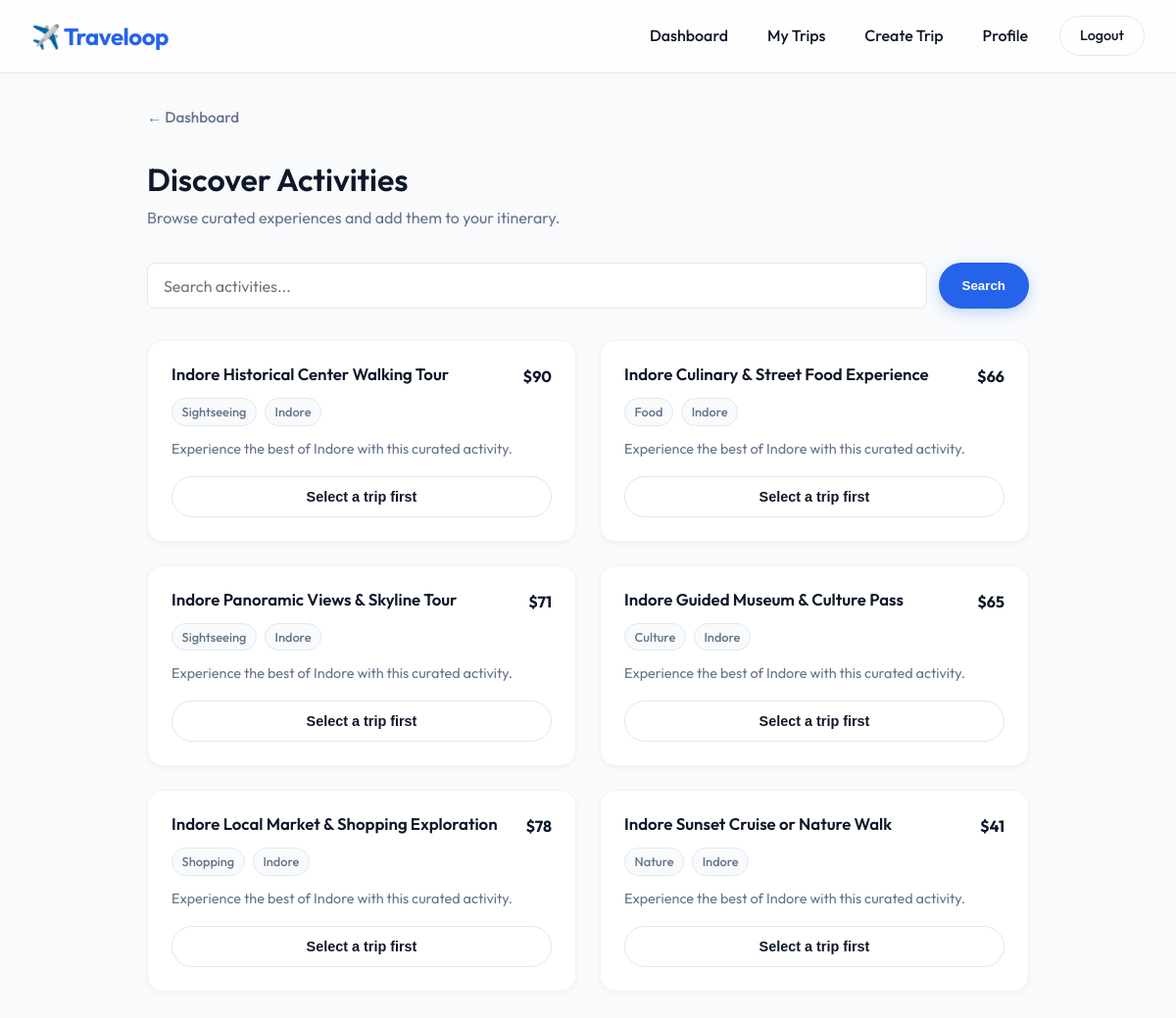
/trips/search/activities (signed in), run on the app's committed database.
### database/models.py (models this page shows)
class Activity(db.Model):
    id = db.Column(db.Integer, primary_key=True)
    city_id = db.Column(db.Integer, db.ForeignKey('city.id'), nullable=False)
    name = db.Column(db.String(100), nullable=False)
    type = db.Column(db.String(50)) # e.g., 'Food', 'Sightseeing'
    cost = db.Column(db.Float)
    duration = db.Column(db.Integer) # in minutes
    description = db.Column(db.Text)
    stop_activities = db.relationship('StopActivity', backref='activity', lazy=True)

### backend/trips.py (the view)
@trips_bp.route('/search/activities')
@login_required
def search_activities():
    stop_id = request.args.get('stop_id', type=int)
    from database.models import Activity, Stop, db
    stop = None
    trip_id = None
    if stop_id:
        stop = Stop.query.get(stop_id)
        if stop:
            trip_id = stop.trip_id
    query = request.args.get('q', '')
    activities = []
    if stop:
        city = stop.city
        existing_activities = Activity.query.filter_by(city_id=city.id).all()
        if len(existing_activities) < 3:
            import random
            templates = [
                ("Historical Center Walking Tour", "Sightseeing"),
                ("Culinary & Street Food Experience", "Food"),
                ("Panoramic Views & Skyline Tour", "Sightseeing"),
                ("Guided Museum & Culture Pass", "Culture"),
                ("Local Market & Shopping Exploration", "Shopping"),
                ("Sunset Cruise or Nature Walk", "Nature")
            ]
            for t_name, t_type in templates:
                act = Activity(
                    city_id=city.id,
                    name=f"{city.name} {t_name}",
                    type=t_type,
                    cost=random.randint(15, 100),
                    duration=random.randint(60, 240),
                    description=f"Experience the best of {city.name} with this curated activity."
                )
                db.session.add(act)
            db.session.commit()
            existing_activities = Activity.query.filter_by(city_id=city.id).all()
        activities = existing_activities
        if query:
            activities = [a for a in activities if query.lower() in a.name.lower()]
    else:
        if query:
            activities = Activity.query.filter(Activity.name.ilike(f'%{query}%')).limit(50).all()
        else:
            activities = Activity.query.limit(50).all()
    return render_template('activity_search.html', activities=activities, query=query, stop_id=stop_id, trip_id=trip_id)

### database/models.py (called while the page is built)
@login_manager.user_loader
def load_user(user_id):
    return User.query.get(int(user_id))

### templates/activity_search.html (shortened to what this page needs)
{% extends "base.html" %}
{% block content %}
<div style="max-width: 900px; margin: 0 auto;">
    <div class="breadcrumb">
        {% if trip_id %}
            <a href="{{ url_for('trips.trip_builder', trip_id=trip_id) }}">← Back to Builder</a>
        {% else %}
            <a href="{{ url_for('trips.dashboard') }}">← Dashboard</a>
        {% endif %}
    </div>
    <h2 style="font-size: 2rem; margin-bottom: 0.5rem;">Discover Activities</h2>
    <p style="color: var(--text-muted); margin-bottom: 2rem;">Browse curated experiences and add them to your itinerary.</p>
    <form method="GET" action="{{ url_for('trips.search_activities') }}" style="display: flex; gap: 0.75rem; margin-bottom: 2rem;">
        <input type="text" name="q" value="{{ query }}" placeholder="Search activities..." class="form-control" style="flex: 1;">
        <button type="submit" class="btn btn-primary">Search</button>
    </form>
    <div class="grid-cards">
        {% if activities %}
            {% for activity in activities %}
                <div class="card">
                    <div style="display: flex; justify-content: space-between; align-items: flex-start; margin-bottom: 0.5rem;">
                        <h4 style="font-size: 1.05rem; flex: 1; padding-right: 0.5rem;">{{ activity.name }}</h4>
                        <span style="font-weight: 700; white-space: nowrap;">${{ "%.0f"|format(activity.cost) }}</span>
                    </div>
                    <div style="display: flex; gap: 0.5rem; margin-bottom: 0.75rem;">
                        <span style="background: var(--bg-main); padding: 0.2rem 0.6rem; border-radius: var(--radius-full); font-size: 0.8rem; font-weight: 500; color: var(--text-muted); border: 1px solid var(--border);">{{ activity.type }}</span>
                        <span style="background: var(--bg-main); padding: 0.2rem 0.6rem; border-radius: var(--radius-full); font-size: 0.8rem; font-weight: 500; color: var(--text-muted); border: 1px solid var(--border);">{{ activity.city.name }}</span>
                    </div>
                    <p style="font-size: 0.9rem; color: var(--text-muted); margin-bottom: 1rem; flex: 1;">{{ activity.description }}</p>
                    {% if stop_id %}
                        <form method="POST" action="{{ url_for('trips.add_activity_to_stop', trip_id=trip_id, stop_id=stop_id) }}" style="margin-top: auto;">
                            <input type="hidden" name="activity_id" value="{{ activity.id }}">
                            <button type="submit" class="btn btn-secondary btn-block" style="font-size: 0.9rem;">+ Add to Trip</button>
                        </form>
                    {% else %}
                        <button class="btn btn-outline btn-block" style="font-size: 0.9rem; margin-top: auto;" disabled>Select a trip first</button>
                    {% endif %}
                </div>
            {% endfor %}
        {% else %}
            <div style="grid-column: 1 / -1; padding: 3rem; text-align: center;">
                <p style="color: var(--text-muted);">No activities found{{ ' matching "' + query + '"' if query else '' }}.</p>
            </div>
        {% endif %}
    </div>
</div>
{% endblock %}

### templates/base.html (shortened to what this page needs)
<!DOCTYPE html>
<html lang="en">
<head>
    <link rel="stylesheet" href="{{ url_for('static', filename='style.css') }}">
</head>
<body>
    {% if current_user.is_authenticated %}
    <nav class="navbar">
        <a href="{{ url_for('trips.dashboard') }}" class="navbar-brand">✈️ Traveloop</a>
        <div class="navbar-links">
            <a href="{{ url_for('trips.dashboard') }}">Dashboard</a>
            <a href="{{ url_for('trips.my_trips') }}">My Trips</a>
            <a href="{{ url_for('trips.create_trip') }}">Create Trip</a>
            <a href="{{ url_for('profile.user_profile') }}">Profile</a>
            <a href="{{ url_for('auth.logout') }}" class="btn btn-outline" style="padding: 0.5rem 1.25rem; font-size: 0.9rem;">Logout</a>
        </div>
    </nav>
    {% endif %}
    <div class="container">
        {% block content %}{% endblock %}
    </div>
</body>
</html>

### static/style.css (style rules this page uses)
:root { --primary: #2563EB; --primary-hover: #1D4ED8; --secondary: #10B981; --secondary-hover: #059669; --danger: #EF4444; --danger-hover: #DC2626; --bg-main: #F8FAFC; --bg-card: #FFFFFF; --bg-nav: #FFFFFF; --text-main: #0F172A; --text-muted: #64748B; --border: #E2E8F0; --border-light: #F1F5F9; --radius-sm: 8px; --radius-md: 16px; --radius-lg: 24px; --radius-full: 9999px; --shadow-sm: 0 2px 4px rgba(15, 23, 42, 0.04); --shadow-md: 0 4px 12px rgba(15, 23, 42, 0.06); --shadow-lg: 0 12px 32px rgba(15, 23, 42, 0.08); }
* { box-sizing: border-box; margin: 0; padding: 0; }
body { font-family: 'Outfit', sans-serif; background-color: var(--bg-main); color: var(--text-main); line-height: 1.6; -webkit-font-smoothing: antialiased; }
a { text-decoration: none; color: var(--primary); transition: all 0.2s ease; }
h1, h2, h3, h4, h5 { font-weight: 600; line-height: 1.2; color: var(--text-main); }
p { color: var(--text-muted); }
.navbar { background: rgba(255, 255, 255, 0.8); backdrop-filter: blur(12px); -webkit-backdrop-filter: blur(12px); border-bottom: 1px solid var(--border); position: sticky; top: 0; z-index: 100; padding: 1rem 2rem; display: flex; justify-content: space-between; align-items: center; }
.navbar-brand { font-size: 1.5rem; font-weight: 700; color: var(--primary); letter-spacing: -0.5px; }
.navbar-links { display: flex; gap: 1.5rem; align-items: center; }
.navbar-links a { color: var(--text-main); font-weight: 500; padding: 0.5rem; }
.container { max-width: 1200px; margin: 0 auto; padding: 2rem; }
.btn { display: inline-block; padding: 0.75rem 1.5rem; border-radius: var(--radius-full); font-weight: 600; text-align: center; cursor: pointer; border: none; transition: all 0.2s cubic-bezier(0.4, 0, 0.2, 1); }
.btn-primary { background-color: var(--primary); color: white; box-shadow: 0 4px 14px rgba(37, 99, 235, 0.25); }
.btn-outline { background-color: transparent; border: 1px solid var(--border); color: var(--text-main); }
.btn-block { display: block; width: 100%; }
.grid-cards { display: grid; grid-template-columns: repeat(auto-fill, minmax(300px, 1fr)); gap: 1.5rem; }
.trip-card, .card { background: var(--bg-card); border-radius: var(--radius-md); padding: 1.5rem; box-shadow: var(--shadow-sm); border: 1px solid var(--border-light); display: flex; flex-direction: column; transition: all 0.3s ease; }
.form-control { width: 100%; padding: 0.8rem 1rem; border: 1px solid var(--border); border-radius: var(--radius-sm); font-family: inherit; font-size: 1rem; color: var(--text-main); background-color: var(--bg-card); transition: all 0.2s ease; }
.breadcrumb { display: inline-flex; align-items: center; gap: 0.5rem; margin-bottom: 2rem; font-size: 0.95rem; font-weight: 500; color: var(--text-muted); }
.breadcrumb a { color: var(--text-muted); }

### data on the page
Activity: name "Indore Historical Center Walking Tour", cost "90", type "Sightseeing", city.name "Indore", description "Experience the best of Indore with this curated activity."
Activity: name "Indore Culinary & Street Food Experience", cost "66", type "Food", city.name "Indore", description "Experience the best of Indore with this curated activity."
Activity: name "Indore Panoramic Views & Skyline Tour", cost "71", type "Sightseeing", city.name "Indore", description "Experience the best of Indore with this curated activity."
Activity: name "Indore Guided Museum & Culture Pass", cost "65", type "Culture", city.name "Indore", description "Experience the best of Indore with this curated activity."
Activity: name "Indore Local Market & Shopping Exploration", cost "78", type "Shopping", city.name "Indore", description "Experience the best of Indore with this curated activity."
Activity: name "Indore Sunset Cruise or Nature Walk", cost "41", type "Nature", city.name "Indore", description "Experience the best of Indore with this curated activity."
